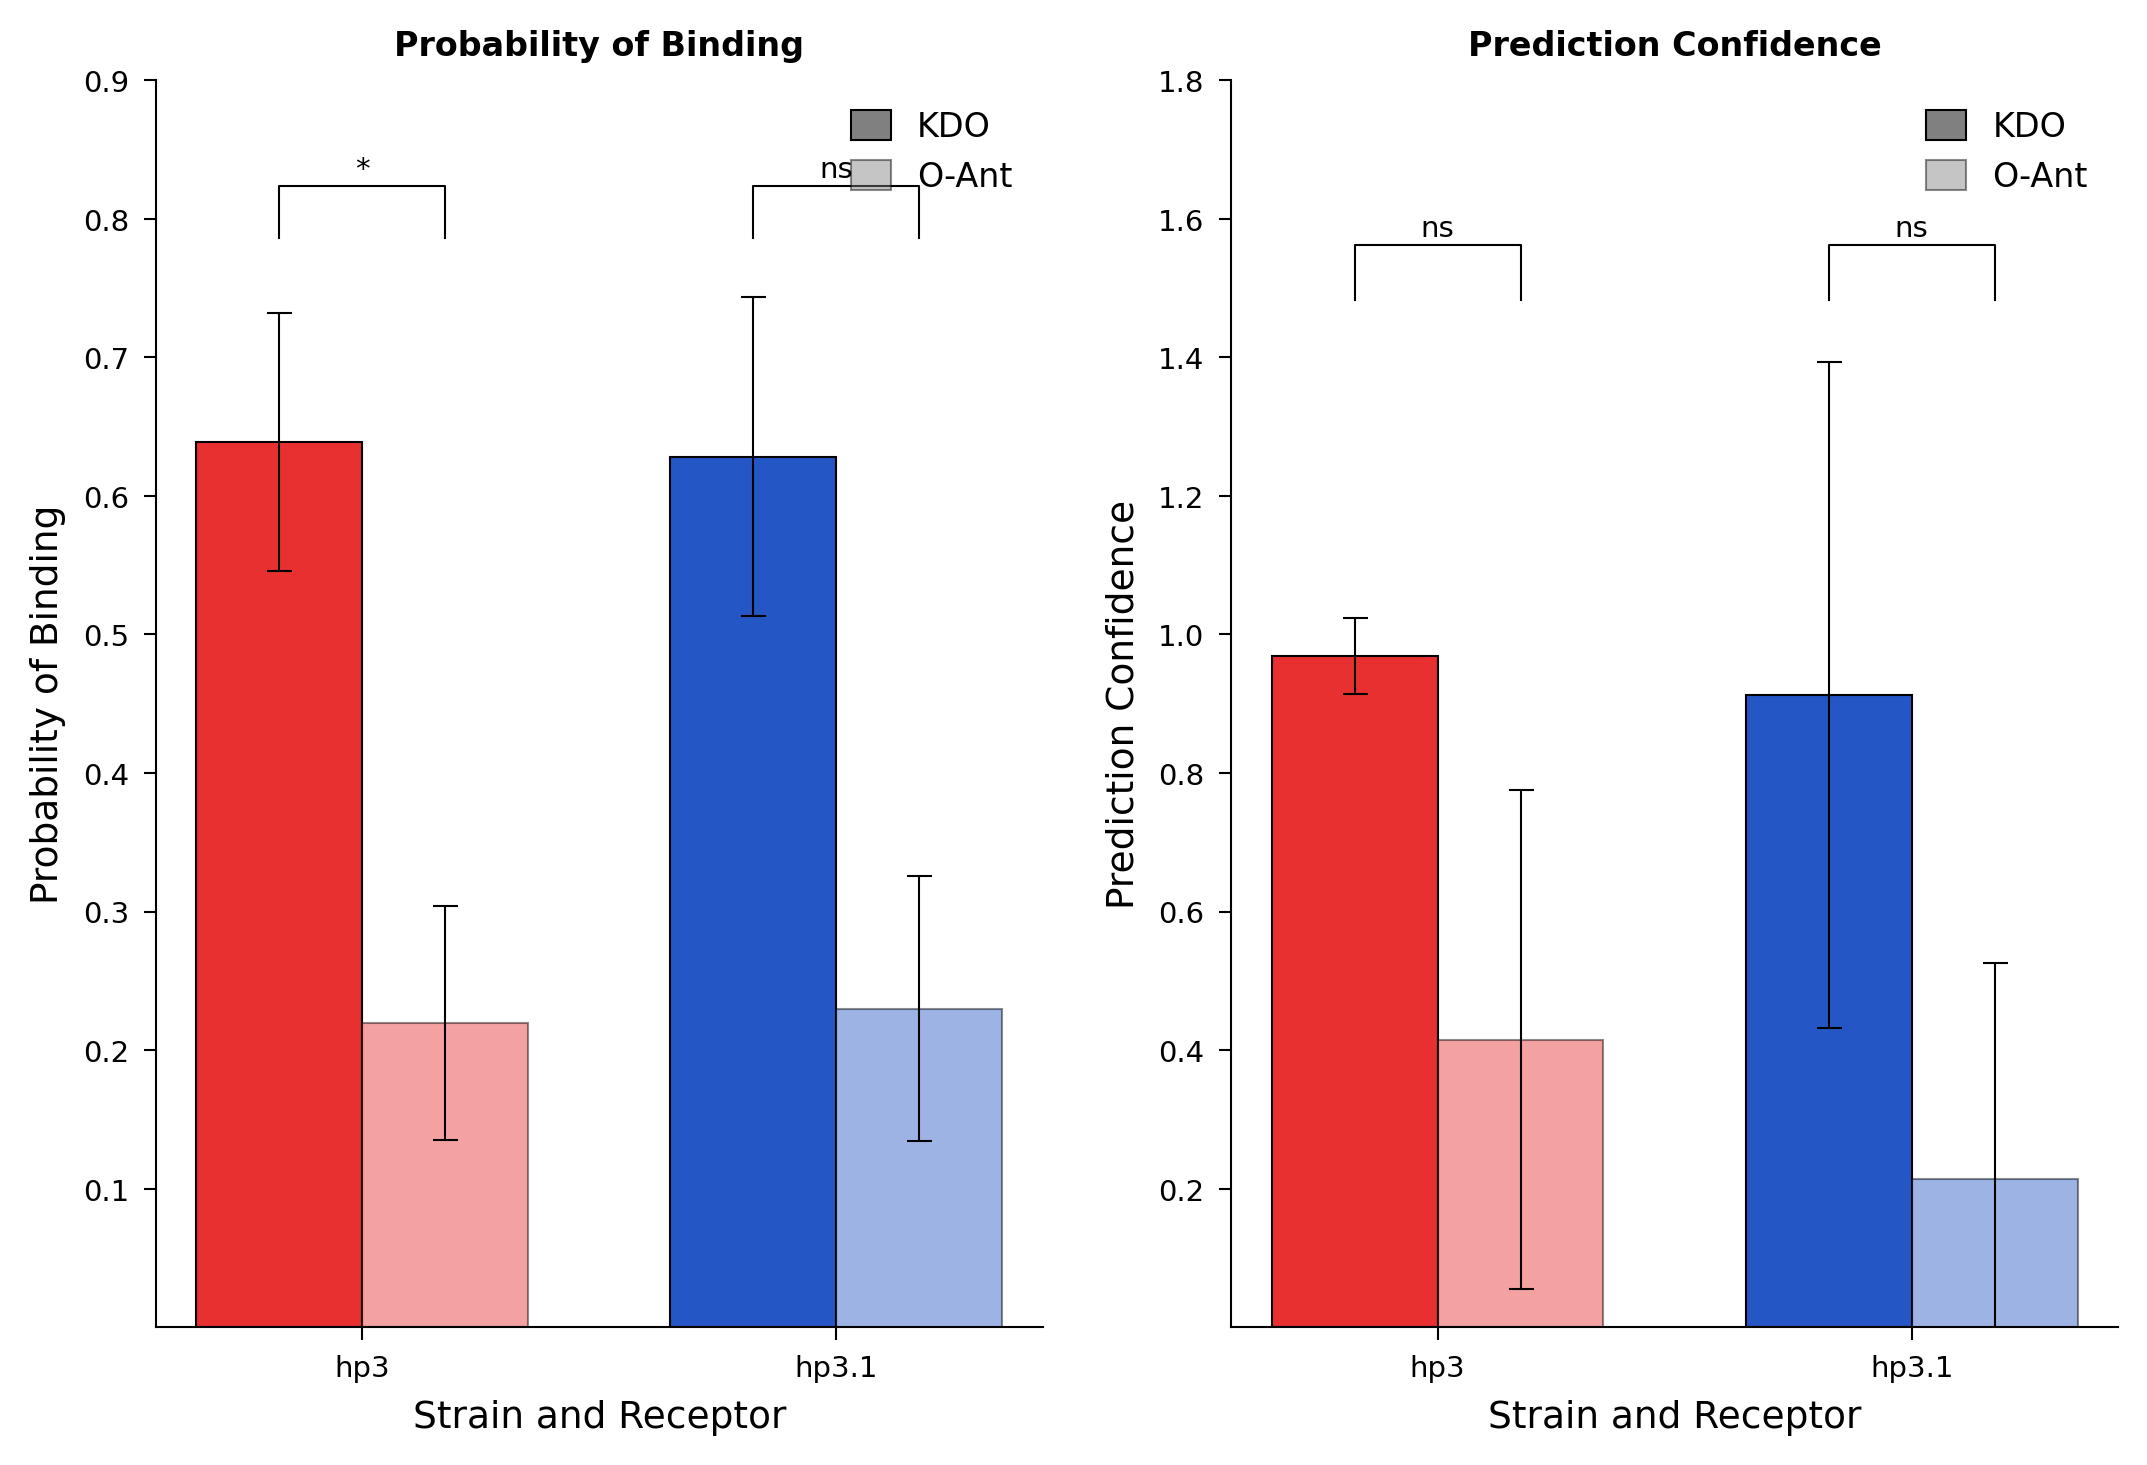

This figure's Python source:
import pandas as pd
import numpy as np
import matplotlib
matplotlib.use("Agg")
import matplotlib.pyplot as plt
import matplotlib.font_manager as fm
from matplotlib.patches import Patch
from scipy.stats import ttest_ind

available = {f.name for f in fm.fontManager.ttflist}
FONT = next((f for f in ["Arial","Helvetica","DejaVu Sans","Liberation Sans"] if f in available), "sans-serif")
plt.rcParams["font.family"] = FONT

CONFIG = {
    "data_path":   "/mnt/user-data/uploads/boltz_hp3.csv",
    "fig_w_in":    (85  / 25.4) * 2 + 0.6,
    "fig_h_in":    127.5 / 25.4,
    "dpi":         300,
    "font_size":   9,
    "title_size":  8,
    "tick_size":   7,
    "legend_size": 8,
    "lw":          0.5,
    "capsize":     3,
    "bar_width":   0.35,
    "colors":      {"hp3": "#E83030", "hp31": "#2457C5"},
    "alpha":       1.0,
    "out_png":     "/mnt/user-data/outputs/figure_v2.png",
    "out_svg":     "/mnt/user-data/outputs/figure_v2.svg",
}

raw = pd.read_csv(CONFIG["data_path"], encoding="utf-8-sig")
raw.columns = raw.columns.str.strip()
raw["Value"] = raw["Value"].astype(str).str.replace(",", "").str.strip().astype(float)
raw["Sample"] = raw["Sample"].str.strip()

LABEL_MAP = {
    "hp3 kdo3":  ("hp3",  "KDO"),
    "hp3 o-ant": ("hp3",  "O-Ant"),
    "hp31 kdo3": ("hp31", "KDO"),
    "hp31 o-ant":("hp31", "O-Ant"),
}
raw["strain"]   = raw["Sample"].map(lambda s: LABEL_MAP.get(s, (None, None))[0])
raw["receptor"] = raw["Sample"].map(lambda s: LABEL_MAP.get(s, (None, None))[1])

def p_to_stars(p):
    if p < 0.0001: return "****"
    if p < 0.001:  return "***"
    if p < 0.01:   return "**"
    if p < 0.05:   return "*"
    return "ns"

def add_stat_bracket(ax, x1, x2, y, p, h, lw=0.5):
    stars = p_to_stars(p)
    ax.plot([x1, x1, x2, x2], [y, y+h, y+h, y], lw=lw, c="black", clip_on=False)
    ax.text((x1+x2)/2, y+h*1.05, stars, ha="center", va="bottom",
            fontsize=CONFIG["tick_size"], clip_on=False)

def make_bar(ax, metric, ylabel, title, ystart=None):
    df = raw[raw["Type"] == metric].copy()

    bw = CONFIG["bar_width"]
    x_hp3  = 0
    x_hp31 = 1
    offsets = {"KDO": -bw/2, "O-Ant": bw/2}

    bars_info = {}

    for strain_key, xbase in [("hp3", x_hp3), ("hp31", x_hp31)]:
        color = CONFIG["colors"][strain_key]
        for receptor, shade_alpha in [("KDO", 1.0), ("O-Ant", 0.45)]:
            vals = df[(df["strain"]==strain_key) & (df["receptor"]==receptor)]["Value"].values
            m = vals.mean()
            s = vals.std(ddof=1) / np.sqrt(len(vals))
            xc = xbase + offsets[receptor]
            bars_info[(strain_key, receptor)] = (xc, m, s, vals)

            ax.bar(xc, m, width=bw, color=color, alpha=shade_alpha,
                   linewidth=CONFIG["lw"], edgecolor="black")
            ax.errorbar(xc, m, yerr=s, fmt="none", elinewidth=CONFIG["lw"],
                        capthick=CONFIG["lw"], capsize=CONFIG["capsize"], color="black")

    _, p_hp3  = ttest_ind(bars_info[("hp3",  "KDO")][3],
                          bars_info[("hp3",  "O-Ant")][3], equal_var=False)
    _, p_hp31 = ttest_ind(bars_info[("hp31", "KDO")][3],
                          bars_info[("hp31", "O-Ant")][3], equal_var=False)

    all_vals = df["Value"].values
    data_range = abs(all_vals).max()
    pad = data_range * 0.13

    bar_tops = [bars_info[k][1] + bars_info[k][2] for k in bars_info]
    bracket_base = max(bar_tops) + pad * 0.4

    x1a = bars_info[("hp3",  "KDO")][0]
    x1b = bars_info[("hp3",  "O-Ant")][0]
    add_stat_bracket(ax, x1a, x1b, bracket_base, p_hp3,  h=pad * 0.35)

    x2a = bars_info[("hp31", "KDO")][0]
    x2b = bars_info[("hp31", "O-Ant")][0]
    add_stat_bracket(ax, x2a, x2b, bracket_base, p_hp31, h=pad * 0.35)

    top_ylim = bracket_base + pad * 0.95

    ax.set_xticks([x_hp3, x_hp31])
    ax.set_xticklabels(["hp3", "hp3.1"], fontsize=CONFIG["tick_size"])
    ax.set_xlabel("Strain and Receptor", fontsize=CONFIG["font_size"], labelpad=4)
    ax.set_ylabel(ylabel, fontsize=CONFIG["font_size"], labelpad=4)
    ax.set_title(title, fontsize=CONFIG["title_size"], fontweight="bold", pad=6)
    ax.tick_params(axis="both", which="both", labelsize=CONFIG["tick_size"],
                   width=CONFIG["lw"], length=3)
    for spine in ["top", "right"]:
        ax.spines[spine].set_visible(False)
    for spine in ["left", "bottom"]:
        ax.spines[spine].set_linewidth(CONFIG["lw"])

    if ystart is not None:
        ax.set_ylim(bottom=ystart, top=top_ylim)
    else:
        ax.set_ylim(top=top_ylim)

    # Remove y=0 tick
    ax.figure.canvas.draw()
    yticks = [t for t in ax.get_yticks() if not np.isclose(t, 0)]
    ax.set_yticks(yticks)

    handles = [
        Patch(facecolor="grey", alpha=1.0,  edgecolor="black", linewidth=CONFIG["lw"], label="KDO"),
        Patch(facecolor="grey", alpha=0.45, edgecolor="black", linewidth=CONFIG["lw"], label="O-Ant"),
    ]
    ax.legend(handles=handles, fontsize=CONFIG["legend_size"],
              frameon=False, loc="upper right", handlelength=1.2, handleheight=1.0)

fig, (ax1, ax2) = plt.subplots(1, 2,
    figsize=(CONFIG["fig_w_in"], CONFIG["fig_h_in"]),
    dpi=CONFIG["dpi"])

make_bar(ax1, "pred_prob",  "Probability of Binding", "Probability of Binding", ystart=None)
make_bar(ax2, "pred_value", "Prediction Confidence",  "Prediction Confidence",  ystart=0)

fig.tight_layout(pad=1.2, w_pad=1.5)

fig.savefig(CONFIG["out_png"], dpi=CONFIG["dpi"], bbox_inches="tight")
fig.savefig(CONFIG["out_svg"], bbox_inches="tight")
print("Done.")
